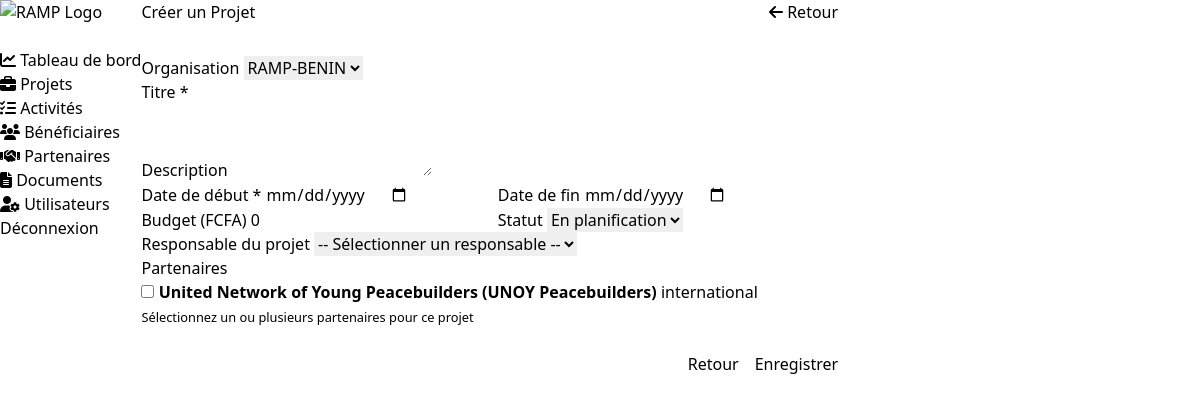
The page /pages/projets/create.php (signed in) on the database its author committed.
### tables this page shows
CREATE TABLE `partners` (
  `id` int(11) NOT NULL,
  `name` varchar(200) NOT NULL,
  `type` enum('government','ngo','private','international') NOT NULL,
  `contact_person` varchar(100) DEFAULT NULL,
  `phone` varchar(20) DEFAULT NULL,
  `email` varchar(100) DEFAULT NULL,
  `address` text DEFAULT NULL,
  `website` varchar(255) DEFAULT NULL,
  `description` text DEFAULT NULL,
  `status` enum('active','inactive') DEFAULT 'active',
  `created_at` timestamp NOT NULL DEFAULT current_timestamp(),
  `updated_at` timestamp NOT NULL DEFAULT current_timestamp() ON UPDATE current_timestamp()
);

### includes/functions.php (called while the page is built, shortened)
<?php
function escape($data) {
    return htmlspecialchars($data, ENT_QUOTES, 'UTF-8');
}

### includes/autoload.php (called while the page is built, shortened)
<?php
spl_autoload_register(function ($class) {
    $file = CLASSES_PATH . '/' . $class . '.php';
});

### classes/Database.php (called while the page is built, shortened)
<?php
class Database {
    private static $instance = null;
    private $pdo;
    private function __construct() {
        try {
            $dsn = "mysql:host=" . DB_HOST;
            $dsn .= ";dbname=" . DB_NAME . ";charset=" . DB_CHARSET;
            $options = [
                PDO::ATTR_ERRMODE            => PDO::ERRMODE_EXCEPTION,
                PDO::ATTR_DEFAULT_FETCH_MODE => PDO::FETCH_ASSOC,
                PDO::ATTR_EMULATE_PREPARES   => false,
            ];
            $this->pdo = new PDO($dsn, DB_USER, DB_PASS, $options);
        } catch (PDOException $e) {
            error_log("Erreur de connexion à la base de données: " . $e->getMessage());
            die("Erreur de connexion à la base de données. Veuillez contacter l'administrateur.");
        }
    }
    public static function getInstance() {
        if (self::$instance === null) {
            self::$instance = new self();
        }
        return self::$instance;
    }
    public function getConnection() {
        return $this->pdo;
    }
}

### classes/Partenaire.php (called while the page is built, shortened)
<?php
class Partenaire {
    private $db;
    public function __construct() {
        $this->db = Database::getInstance()->getConnection();
    }
    public function getAll() {
        $stmt = $this->db->query("SELECT * FROM partners ORDER BY created_at DESC");
        return $stmt->fetchAll();
    }
}

### pages/projets/create.php (the view, shortened to what this page needs)
<?php
require_once __DIR__ . '/../../includes/header.php';
$partenaireClass = new Partenaire();
$db = Database::getInstance()->getConnection();
$organizations = $db->query("SELECT id, name FROM organizations WHERE status = 'active'")->fetchAll();
$partners = $partenaireClass->getAll();
$partners = array_filter($partners, function($p) { return $p['status'] === 'active'; });
?>
<div class="container-fluid">
    <div style="display: flex; align-items: center; justify-content: space-between; margin-bottom: 2rem;">
        <h1 style="margin: 0; color: var(--color-blue);">Créer un Projet</h1>
        <a href="index.php" class="btn btn-secondary">
            <i class="fas fa-arrow-left"></i> Retour
        </a>
    </div>
    <div class="card">
        <form method="POST" action="">
            <div class="form-group">
                <label class="form-label">Organisation</label>
                <select name="organization_id" class="form-control" required>
                    <?php foreach ($organizations as $org): ?>
                        <option value="<?php echo $org['id']; ?>"><?php echo escape($org['name']); ?></option>
                    <?php endforeach; ?>
                </select>
            </div>
            <div class="form-group">
                <label class="form-label">Titre *</label>
                <input type="text" name="title" class="form-control" required>
            </div>
            <div class="form-group">
                <label class="form-label">Description</label>
                <textarea name="description" class="form-control" rows="3"></textarea>
            </div>
            <div style="display: grid; grid-template-columns: 1fr 1fr; gap: 1rem;">
                <div class="form-group">
                    <label class="form-label">Date de début *</label>
                    <input type="date" name="start_date" class="form-control" required>
                </div>
                <div class="form-group">
                    <label class="form-label">Date de fin</label>
                    <input type="date" name="end_date" class="form-control">
                </div>
            </div>
            <div style="display: grid; grid-template-columns: 1fr 1fr; gap: 1rem;">
                <div class="form-group">
                    <label class="form-label">Budget (FCFA)</label>
                    <input type="number" name="budget" class="form-control" step="0.01" min="0" value="0">
                </div>
                <div class="form-group">
                    <label class="form-label">Statut</label>
                    <select name="status" class="form-control">
                        <option value="planning">En planification</option>
                    </select>
                </div>
            </div>
            <div class="form-group">
                <label class="form-label">Responsable du projet</label>
                <select name="responsable_projet_id" class="form-control">
                    <option value="">-- Sélectionner un responsable --</option>
                </select>
            </div>
            <div class="form-group">
                <label class="form-label">Partenaires</label>
                <div class="selection-box">
                    <?php if (empty($partners)): ?>
                        <p class="text-muted">Aucun partenaire disponible. <a href="../partenaires/create.php">Créer un partenaire</a></p>
                    <?php else: ?>
                        <?php foreach ($partners as $partner): ?>
                            <label class="selection-item">
                                <input type="checkbox" name="partner_ids[]" value="<?php echo $partner['id']; ?>" class="selection-checkbox">
                                <span class="selection-label">
                                    <strong><?php echo escape($partner['name']); ?></strong>
                                    <span class="selection-meta"><?php echo escape($partner['type']); ?></span>
                                </span>
                            </label>
                        <?php endforeach; ?>
                    <?php endif; ?>
                </div>
                <small class="form-text text-muted">Sélectionnez un ou plusieurs partenaires pour ce projet</small>
            </div>
            <div style="display: flex; gap: 1rem; justify-content: flex-end; margin-top: 1.5rem;">
                <a href="index.php" class="btn btn-secondary">Retour</a>
                <button type="submit" class="btn btn-primary">Enregistrer</button>
            </div>
        </form>
    </div>
</div>
<?php require_once __DIR__ . '/../../includes/footer.php'; ?>

### rows shown on the page
partners: name "United Network of Young Peacebuilders (UNOY Peacebuilders)", type "international"

### other values the page prints
form field organization_id "RAMP-BENIN"
